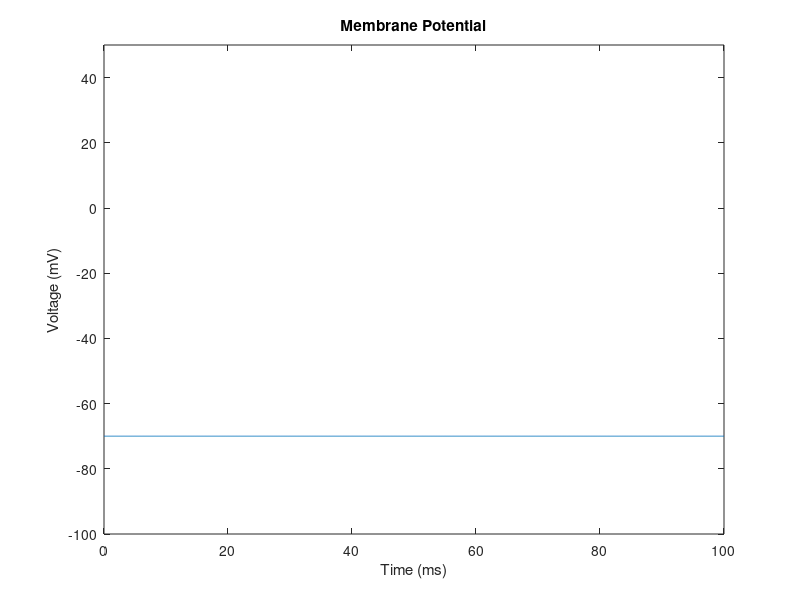
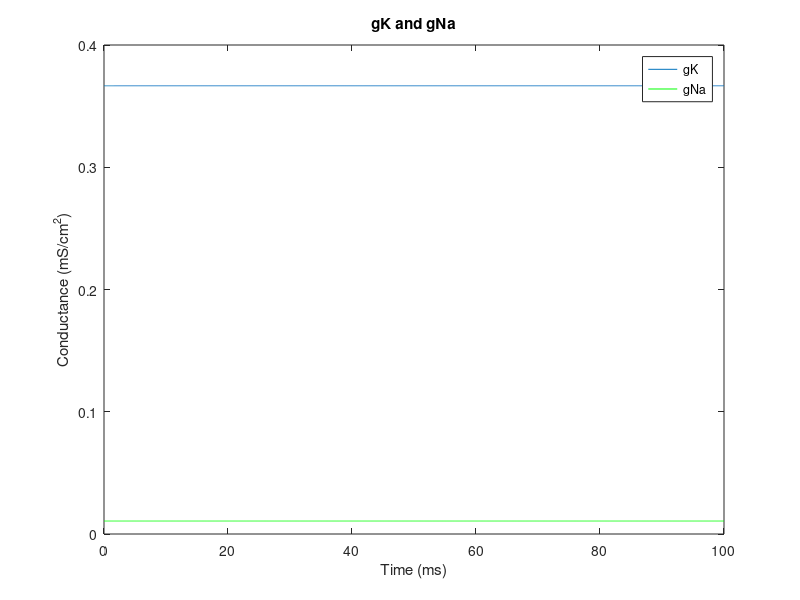

Here is the MATLAB script that generated these plots, in order:
clear
clc

% Simulation Parameters
simtime=100; %ms
dt=.01; %ms time step
t=0:dt:simtime; %ms time array

% Problem 1
I(1:length(t))=0; %injection current

% Problem 2
% I(1:length(t))=0;
% I(101:150)=5;

% Problem 3
% I(1:length(t))=5;


% Constants
gK = 36; % mS/cm^2
gNa = 120; % mS/cm^2
gL = 0.3; % mS/cm^2
EK = -12; % mV
ENa = 115; % mV
EL = 10.6; % mV
Cm = 1.0; % uF/cm^2
Vm = 0;

% Equations

% Initial gating variables
alpha_m = 0.1*((25-Vm)/(exp((25-Vm)/10)-1));
beta_m = 4*exp(-Vm/18);
alpha_n = 0.01*((10-Vm)/(exp((10-Vm)/10)-1));
beta_n = 0.125*exp(-Vm/80);
alpha_h = 0.07*exp(-Vm/20);
beta_h = 1/(exp((30-Vm)/10)+1);

% Initial m/n/h values
m(1) = alpha_m/(alpha_m + beta_m);
n(1) = alpha_n/(alpha_n + beta_n);
h(1) = alpha_h/(alpha_h + beta_h);

for i=1:length(t)-1
    
    % Calculating the new alpha and beta values for m/n/h
    alpha_m = 0.1*((25-Vm(i))/(exp((25-Vm(i))/10)-1));
    beta_m = 4*exp(-Vm(i)/18);
    alpha_n = 0.01*((10-Vm(i))/(exp((10-Vm(i))/10)-1));
    beta_n = 0.125*exp(-Vm(i)/80);
    alpha_h = 0.07*exp(-Vm(i)/20);
    beta_h = 1/(exp((30-Vm(i))/10)+1);
    
    % Currents
    INa = (m(i)^3)*gNa*h(i)*(Vm(i) - ENa);
    IK = (n(i)^4)*gK*(Vm(i)-EK);
    IL = gL*(Vm(i)-EL);
    I_ion = I(i) - IK - INa - IL;
    
    % Difference between the current m/n/h value and the next one as well
    % as the membrane voltage and the next voltage value
    dm_dt = alpha_m*(1-m(i)) - beta_m*m(i);
    dn_dt = alpha_n*(1-n(i)) - beta_n*n(i);
    dh_dt = alpha_h*(1-h(i)) - beta_h*h(i);
    dv_dt = I_ion/Cm;

    % Euler method to find the next m/n/h value    
    m(i+1) = m(i) + dt*dm_dt;
    n(i+1) = n(i) + dt*dn_dt;
    h(i+1) = h(i) + dt*dh_dt;
    Vm(i+1) = Vm(i) + dt*dv_dt;
    
end

Vm = Vm-70; % Changing the rest voltage afterward

plot(t,Vm)
xlabel('Time (ms)')
ylabel('Voltage (mV)')
axis([0, 100, -100, 50])
title('Membrane Potential')

% Plotting Conductances
figure
pgK = plot(t,gK*n.^4);
hold on
pgNa = plot(t,gNa*(m.^3).*h,'g');
legend([pgK, pgNa], 'gK', 'gNa')
ylabel('Conductance (mS/cm^2)')
xlabel('Time (ms)')
title('gK and gNa')

